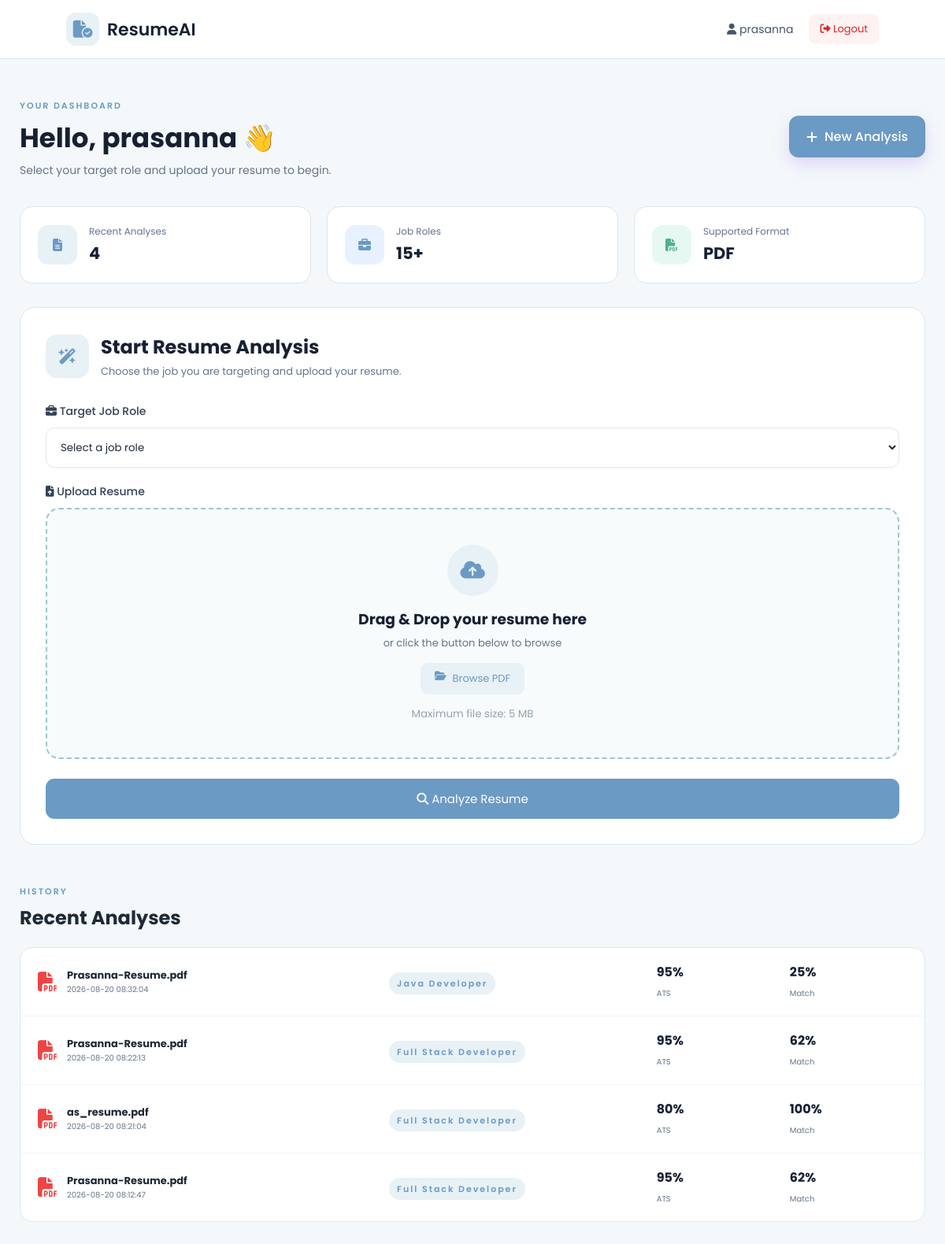
The app's page /dashboard (signed in) with its own data.
### tables this page shows
CREATE TABLE analyses (

            id INTEGER PRIMARY KEY AUTOINCREMENT,

            user_id INTEGER NOT NULL,

            resume_name TEXT NOT NULL,

            job_role TEXT NOT NULL,

            ats_score INTEGER NOT NULL,

            match_percentage INTEGER NOT NULL,

            created_at TIMESTAMP DEFAULT CURRENT_TIMESTAMP,

            FOREIGN KEY(user_id)
            REFERENCES users(id)

        );

### app.py (the view)
@app.route("/dashboard")
def dashboard():
    if "user_id" not in session:
        return redirect(url_for("login"))
    analyses = get_user_analyses(
        session["user_id"]
    )
    return render_template(
        "dashboard.html",
        roles=ROLES,
        analyses=analyses,
        user_name=session.get("user_name", "User")
    )

### database/db.py (called while the page is built)
def get_connection():
    connection = sqlite3.connect(
        DATABASE
    )
    connection.row_factory = sqlite3.Row
    return connection

def get_user_analyses(user_id):
    connection = get_connection()
    cursor = connection.cursor()
    cursor.execute("""
        SELECT *
        FROM analyses
        WHERE user_id = ?
        ORDER BY created_at DESC
        LIMIT 5
    """, (user_id,))
    analyses = cursor.fetchall()
    connection.close()
    return analyses

### templates/dashboard.html (shortened to what this page needs)
<!DOCTYPE html>
<html lang="en">
<head>
    <link rel="stylesheet"
          href="{{ url_for('static', filename='css/style.css') }}">
    <link rel="stylesheet"
          href="https://cdnjs.cloudflare.com/ajax/libs/font-awesome/6.5.1/css/all.min.css">
</head>
<body>
<nav class="dashboard-nav">
    <a href="/" class="logo">
        <div class="logo-icon">
            <i class="fa-solid fa-file-circle-check"></i>
        </div>
        <span>ResumeAI</span>
    </a>
    <div class="dashboard-right">
        <span class="welcome-user">
            <i class="fa-solid fa-user"></i>
            {{ user_name }}
        </span>
        <a href="/logout" class="logout-button">
            <i class="fa-solid fa-right-from-bracket"></i>
            Logout
        </a>
    </div>
</nav>
<main class="dashboard">
    <div class="dashboard-heading">
        <div>
            <span>YOUR DASHBOARD</span>
            <h1>Hello, {{ user_name }} 👋</h1>
            <p>
                Select your target role and upload your resume to begin.
            </p>
        </div>
        <a href="/upload" class="primary-button">
            <i class="fa-solid fa-plus"></i>
            New Analysis
        </a>
    </div>
    <div class="dashboard-stats">
        <div class="stat-card">
            <div class="stat-icon purple">
                <i class="fa-solid fa-file-lines"></i>
            </div>
            <div>
                <span>Recent Analyses</span>
                <strong>{{ analyses|length }}</strong>
            </div>
        </div>
        <div class="stat-card">
            <div class="stat-icon blue">
                <i class="fa-solid fa-briefcase"></i>
            </div>
            <div>
                <span>Job Roles</span>
                <strong>15+</strong>
            </div>
        </div>
        <div class="stat-card">
            <div class="stat-icon green">
                <i class="fa-solid fa-file-pdf"></i>
            </div>
            <div>
                <span>Supported Format</span>
                <strong>PDF</strong>
            </div>
        </div>
    </div>
    <section class="analysis-card">
        <div class="analysis-heading">
            <div class="analysis-icon">
                <i class="fa-solid fa-wand-magic-sparkles"></i>
            </div>
            <div>
                <h2>Start Resume Analysis</h2>
                <p>
                    Choose the job you are targeting and upload your resume.
                </p>
            </div>
        </div>
        <form
            action="/analyze"
            method="POST"
            enctype="multipart/form-data"
            id="resumeForm"
        >
            <label class="form-label">
                <i class="fa-solid fa-briefcase"></i>
                Target Job Role
            </label>
            <select name="role" class="role-select" required>
                <option value="">
                    Select a job role
                </option>
            </select>
            <label class="form-label">
                <i class="fa-solid fa-file-arrow-up"></i>
                Upload Resume
            </label>
            <div class="drop-zone" id="dropZone">
                <div class="upload-icon-large">
                    <i class="fa-solid fa-cloud-arrow-up"></i>
                </div>
                <h3>Drag & Drop your resume here</h3>
                <p>
                    or click the button below to browse
                </p>
                <label class="browse-button">
                    <i class="fa-solid fa-folder-open"></i>
                    Browse PDF
                </label>
                <small>
                    Maximum file size: 5 MB
                </small>
            </div>
            <button
                type="submit"
                class="full-button scan-button"
                id="scanButton"
            >
                <i class="fa-solid fa-magnifying-glass"></i>
                Analyze Resume
            </button>
        </form>
    </section>
    <section class="history-section">
        <div class="section-title-row">
            <div>
                <span>HISTORY</span>
                <h2>Recent Analyses</h2>
            </div>
        </div>
        {% if analyses %}
        <div class="history-table">
            {% for analysis in analyses %}
            <div class="history-row">
                <div class="history-file">
                    <i class="fa-solid fa-file-pdf"></i>
                    <div>
                        <strong>
                            {{ analysis["resume_name"] }}
                        </strong>
                        <small>
                            {{ analysis["created_at"] }}
                        </small>
                    </div>
                </div>
                <div>
                    <span class="role-badge">
                        {{ analysis["job_role"] }}
                    </span>
                </div>
                <div class="history-score">
                    <strong>
                        {{ analysis["ats_score"] }}%
                    </strong>
                    <small>ATS</small>
                </div>
                <div class="history-score">
                    <strong>
                        {{ analysis["match_percentage"] }}%
                    </strong>
                    <small>Match</small>
                </div>
            </div>
            {% endfor %}
        </div>
        {% endif %}
    </section>
</main>
</body>
</html>

### records on screen
analyses: resume_name "Prasanna-Resume.pdf", created_at "2026-08-20 08:32:04", job_role "Java Developer", ats_score "95", match_percentage "25"
analyses: resume_name "Prasanna-Resume.pdf", created_at "2026-08-20 08:22:13", job_role "Full Stack Developer", ats_score "95", match_percentage "62"
analyses: resume_name "as_resume.pdf", created_at "2026-08-20 08:21:04", job_role "Full Stack Developer", ats_score "80", match_percentage "100"
analyses: resume_name "Prasanna-Resume.pdf", created_at "2026-08-20 08:12:47", job_role "Full Stack Developer", ats_score "95", match_percentage "62"

### other values on screen
{{ user_name }} "prasanna"
{{ analyses|length }} "4"
